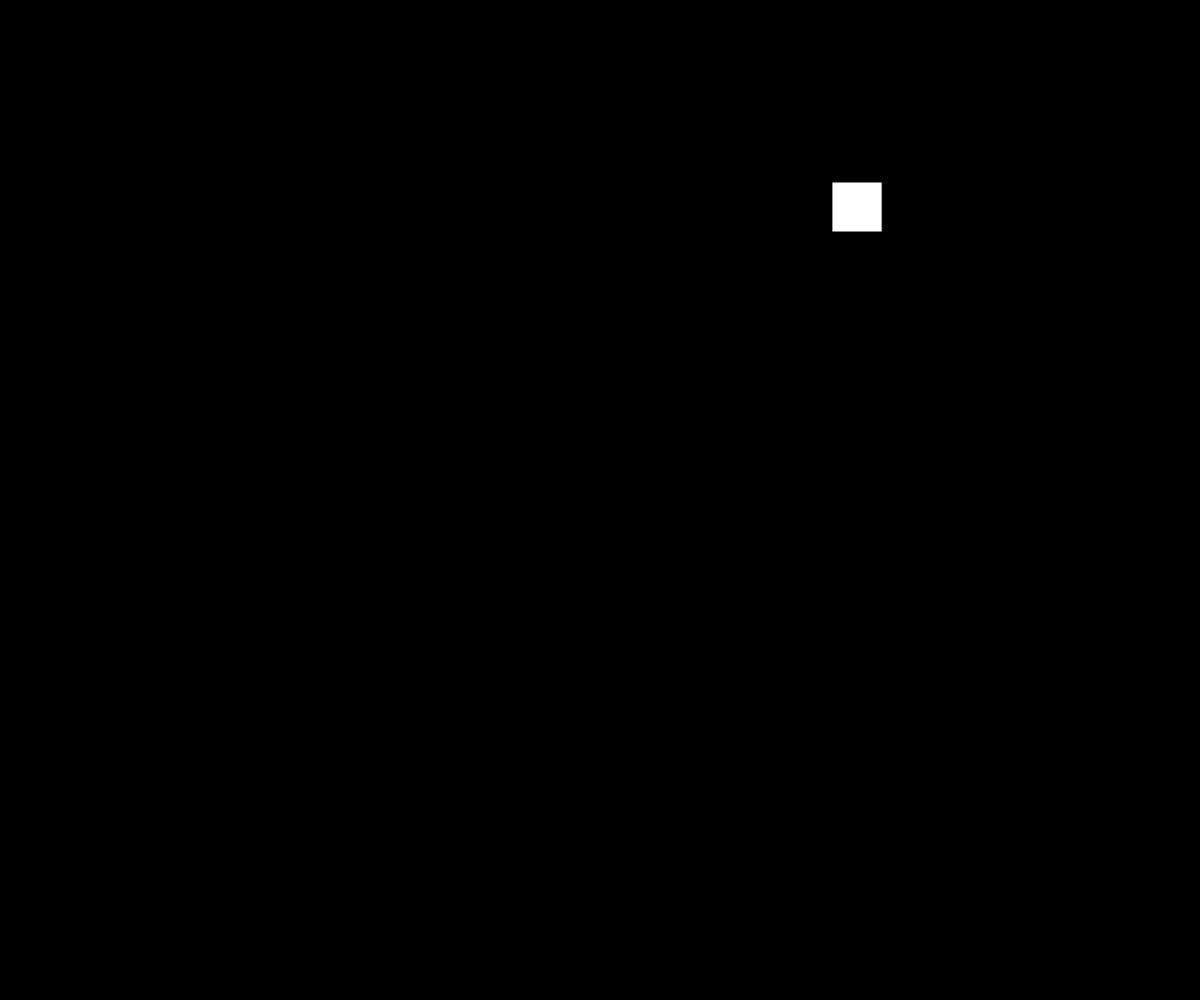
Frame 1 (no input)
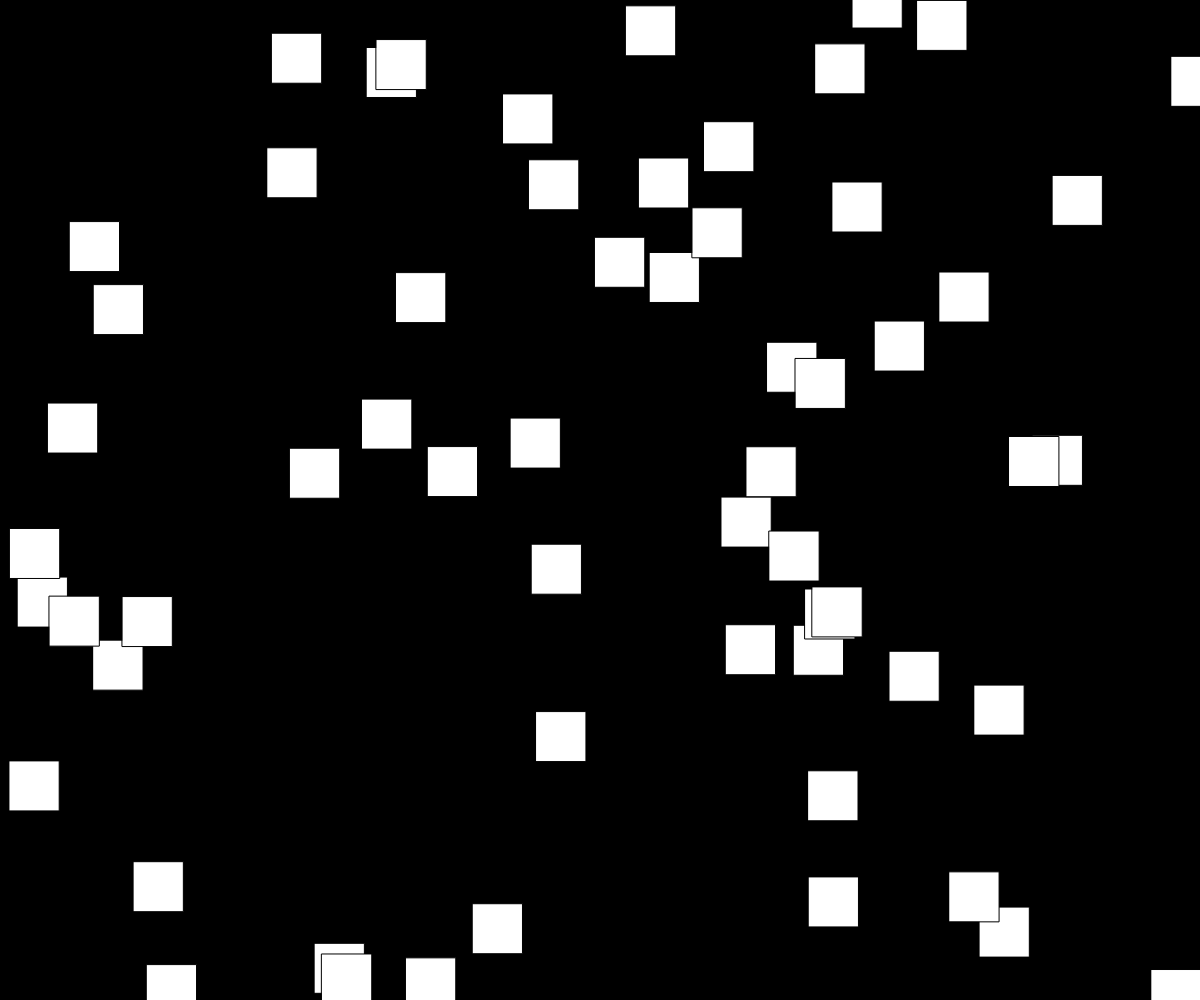
Frame 60 (no input)
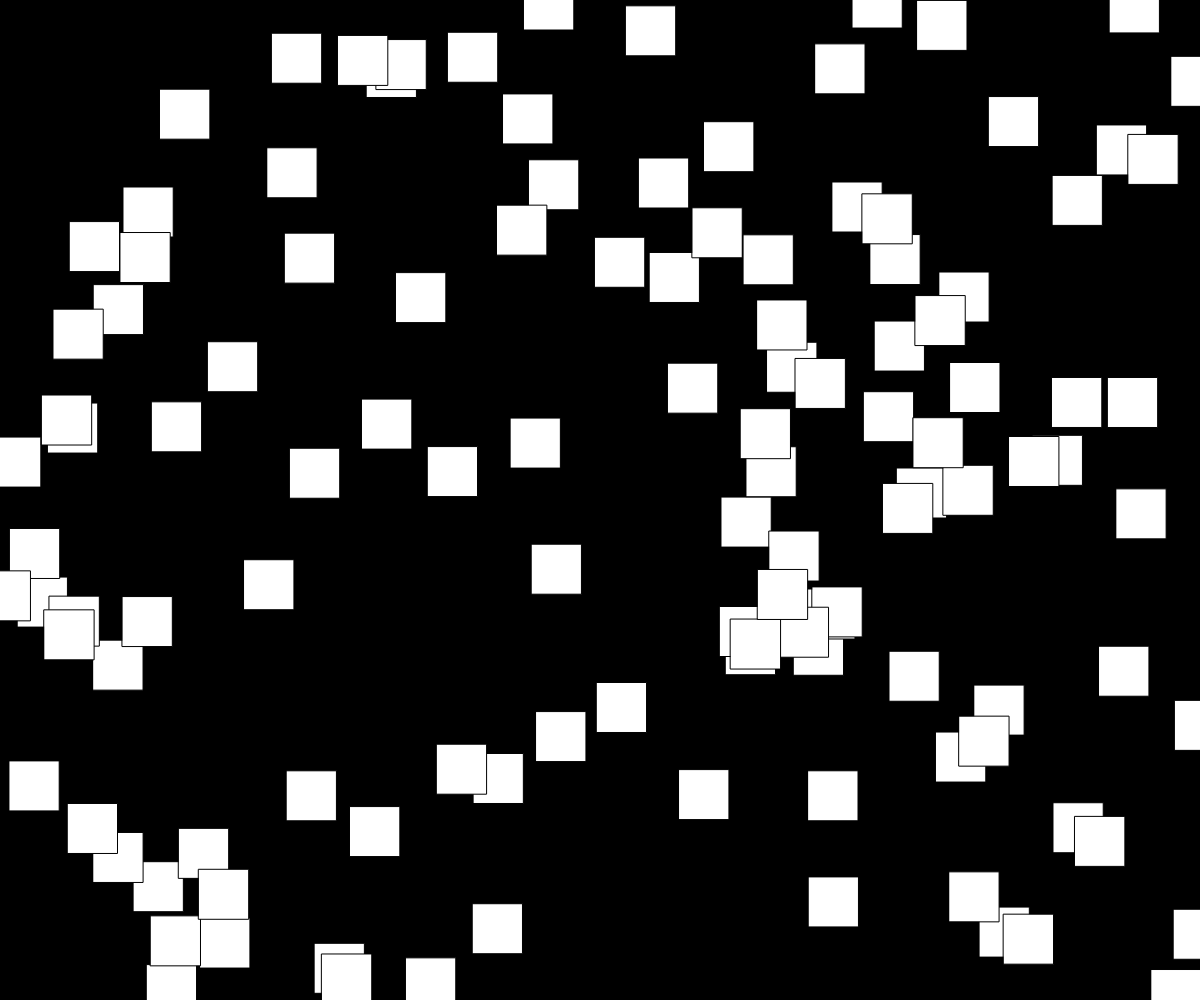
Frame 120 (the mouse pressed at the canvas centre since frame 60)

The p5.js sketch that drew these frames (run headless with seeded random() and noise() and a simulated clock; from frame 60 on, the mouse is pressed at the canvas centre):

// p5.js sketch
// ── sketch.js

function random_color(){
  thecol = color(random(0,255),random(0,255),random(0,255));
  return thecol;
}

function reportsize(){
	// resizeCanvas(windowWidth,windowHeight);
  init();
}

window.addEventListener('resize', reportsize);


function init(){
  ww = windowWidth;
  wh = windowHeight;
  canvas = createCanvas(ww,wh);
  canvas.style('z-index','-1');
  canvas.position(0,0);
}

function setup(){
  rectMode(CENTER);
  init();
  background(0);
}

function draw(){
  blo = new block(random(ww),random(wh));
  blo.show();
  // circle(mouseX,mouseY,100);
}

// ── block.js
function block(x,y,text){
  this.x_pos = x;
  this.y_pos = y;
  this.text = text;
}

block.prototype.show = function(){
  fill('white');
  rect(this.x_pos,this.y_pos,50);
}
